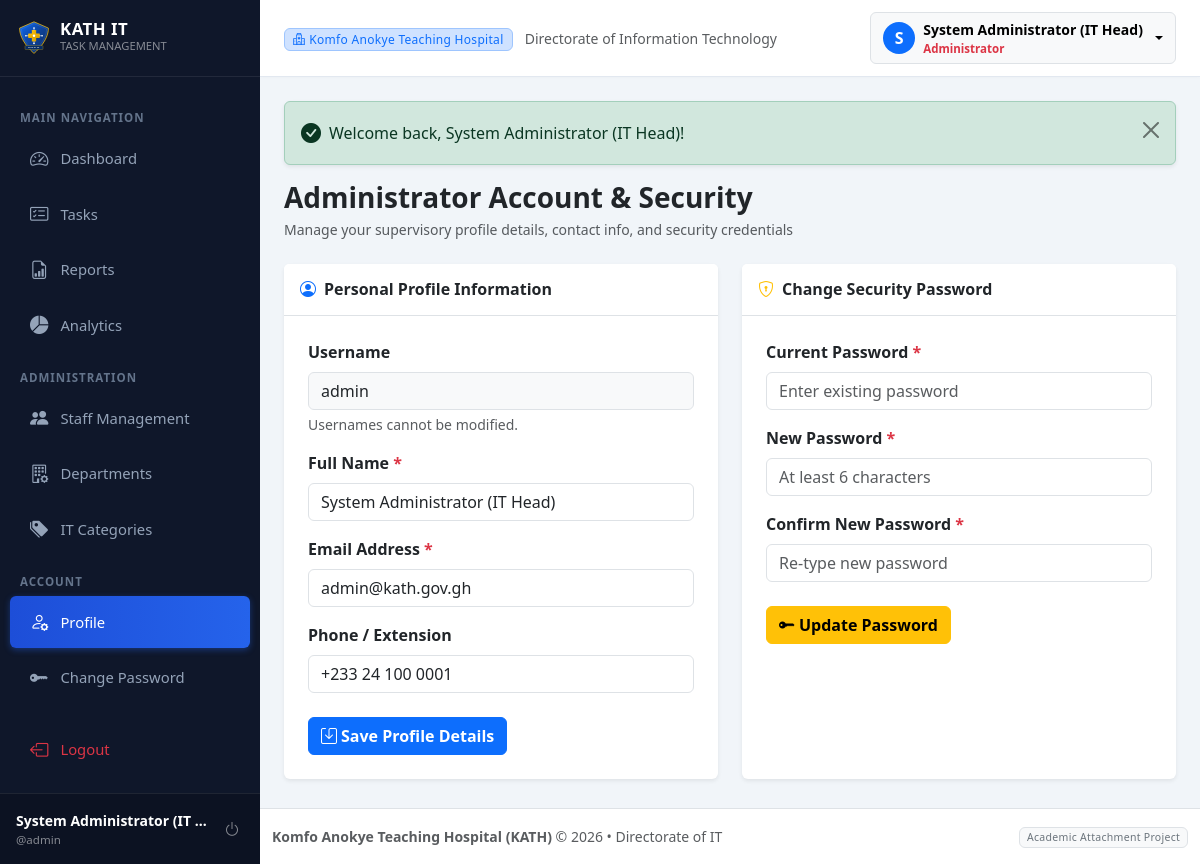
Screenshot of /admin/profile.php (signed in) with the database file from the repository.
### tables this page shows
CREATE TABLE IF NOT EXISTS `users` (
    `id` INT AUTO_INCREMENT PRIMARY KEY,
    `full_name` VARCHAR(150) NOT NULL,
    `username` VARCHAR(60) NOT NULL UNIQUE,
    `email` VARCHAR(150) NOT NULL UNIQUE,
    `phone` VARCHAR(30) NULL,
    `password` VARCHAR(255) NOT NULL,
    `role` ENUM('admin', 'staff') NOT NULL DEFAULT 'staff',
    `department_id` INT NULL,
    `status` ENUM('active', 'inactive') NOT NULL DEFAULT 'active',
    `created_at` TIMESTAMP DEFAULT CURRENT_TIMESTAMP,
    `updated_at` TIMESTAMP DEFAULT CURRENT_TIMESTAMP ON UPDATE CURRENT_TIMESTAMP,
    CONSTRAINT `fk_users_department` FOREIGN KEY (`department_id`) 
        REFERENCES `departments`(`id`) ON DELETE SET NULL ON UPDATE CASCADE
);

### includes/auth.php (called while the page is built, shortened)
<?php
require_once __DIR__ . '/../config/database.php';
require_once __DIR__ . '/functions.php';
if ($pdo) {
    try {
        $stmt = $pdo->prepare("SELECT id, full_name, username, email, phone, role, department_id, status FROM users WHERE id = :id LIMIT 1");
        $stmt->execute([':id' => $_SESSION['user']['id']]);
    } catch (PDOException $e) {
    }
}

### includes/admin_auth.php (called while the page is built, shortened)
<?php
require_once __DIR__ . '/auth.php';

### admin/profile.php (the view, shortened to what this page needs)
<?php
require_once __DIR__ . '/../includes/admin_auth.php';
$userId = (int)$_SESSION['user']['id'];
$stmt = $pdo->prepare("SELECT * FROM users WHERE id = :id LIMIT 1");
$stmt->execute([':id' => $userId]);
$adminUser = $stmt->fetch();
include __DIR__ . '/../includes/header.php';
?>
<div class="d-flex justify-content-between align-items-center mb-4">
    <div>
        <h3 class="fw-bold mb-1 text-dark">Administrator Account &amp; Security</h3>
        <p class="text-muted mb-0 small">Manage your supervisory profile details, contact info, and security credentials</p>
    </div>
</div>
<div class="row g-4">
    <div class="col-lg-6">
        <div class="card shadow-sm border-0 h-100">
            <div class="card-header bg-white py-3 border-bottom">
                <h6 class="mb-0 fw-bold text-dark"><i class="bi bi-person-circle text-primary me-2"></i>Personal Profile Information</h6>
            </div>
            <div class="card-body p-4">
                <form action="profile.php" method="POST">
                    <div class="mb-3">
                        <label class="form-label fw-semibold">Username</label>
                        <input type="text" class="form-control bg-light" value="<?= h($adminUser['username']) ?>" disabled>
                        <div class="form-text small text-muted">Usernames cannot be modified.</div>
                    </div>
                    <div class="mb-3">
                        <label for="full_name" class="form-label fw-semibold">Full Name <span class="text-danger">*</span></label>
                        <input type="text" class="form-control" name="full_name" id="full_name" value="<?= h($adminUser['full_name']) ?>" required>
                    </div>
                    <div class="mb-3">
                        <label for="email" class="form-label fw-semibold">Email Address <span class="text-danger">*</span></label>
                        <input type="email" class="form-control" name="email" id="email" value="<?= h($adminUser['email']) ?>" required>
                    </div>
                    <div class="mb-4">
                        <label for="phone" class="form-label fw-semibold">Phone / Extension</label>
                        <input type="text" class="form-control" name="phone" id="phone" value="<?= h($adminUser['phone']) ?>">
                    </div>
                    <button type="submit" class="btn btn-primary fw-semibold">
                        <i class="bi bi-save me-1"></i>Save Profile Details
                    </button>
                </form>
            </div>
        </div>
    </div>
    <div class="col-lg-6">
        <div class="card shadow-sm border-0 h-100" id="password">
            <div class="card-header bg-white py-3 border-bottom">
                <h6 class="mb-0 fw-bold text-dark"><i class="bi bi-shield-lock text-warning me-2"></i>Change Security Password</h6>
            </div>
            <div class="card-body p-4">
                <form action="profile.php#password" method="POST">
                    <div class="mb-3">
                        <label for="current_password" class="form-label fw-semibold">Current Password <span class="text-danger">*</span></label>
                        <input type="password" class="form-control" name="current_password" id="current_password" placeholder="Enter existing password" required>
                    </div>
                    <div class="mb-3">
                        <label for="new_password" class="form-label fw-semibold">New Password <span class="text-danger">*</span></label>
                        <input type="password" class="form-control" name="new_password" id="new_password" placeholder="At least 6 characters" minlength="6" required>
                    </div>
                    <div class="mb-4">
                        <label for="confirm_password" class="form-label fw-semibold">Confirm New Password <span class="text-danger">*</span></label>
                        <input type="password" class="form-control" name="confirm_password" id="confirm_password" placeholder="Re-type new password" minlength="6" required>
                    </div>
                    <button type="submit" class="btn btn-warning fw-semibold">
                        <i class="bi bi-key-fill me-1"></i>Update Password
                    </button>
                </form>
            </div>
        </div>
    </div>
</div>
<?php include __DIR__ . '/../includes/footer.php'; ?>

### includes/header.php (shortened to what this page needs)
<!DOCTYPE html>
<html lang="en">
<head>
    <link href="https://cdn.jsdelivr.net/npm/bootstrap@5.3.2/dist/css/bootstrap.min.css" rel="stylesheet">
    <link rel="stylesheet" href="https://cdn.jsdelivr.net/npm/bootstrap-icons@1.11.3/font/bootstrap-icons.min.css">
    <link rel="stylesheet" href="<?= BASE_URL ?>assets/css/style.css">
</head>
<body>
    <div class="wrapper">
        <?php include __DIR__ . '/sidebar.php'; ?>
        <div class="main-content">
            <nav class="top-navbar d-flex align-items-center justify-content-between">
                <div class="d-flex align-items-center">
                    <div class="d-none d-sm-block">
                        <span class="badge bg-primary-subtle text-primary border border-primary-subtle px-2 py-1 me-2">
                            <i class="bi bi-hospital me-1"></i>Komfo Anokye Teaching Hospital
                        </span>
                        <span class="text-muted small">Directorate of Information Technology</span>
                    </div>
                </div>
                <div class="d-flex align-items-center gap-3">
                    <?php if ($user): ?>
                        <div class="dropdown">
                            <button class="btn btn-light dropdown-toggle d-flex align-items-center gap-2 border" type="button" data-bs-toggle="dropdown" aria-expanded="false">
                                <div class="bg-primary text-white rounded-circle d-flex align-items-center justify-content-center" style="width: 32px; height: 32px; font-weight: 600;">
                                    <?= strtoupper(substr($user['full_name'] ?? 'U', 0, 1)) ?>
                                </div>
                                <div class="text-start d-none d-md-block">
                                    <div class="fw-semibold small leading-tight"><?= h($user['full_name']) ?></div>
                                    <div class="text-muted" style="font-size: 0.72rem;">
                                        <?= $user['role'] === 'admin' ? '<span class="text-danger fw-bold">Administrator</span>' : '<span class="text-primary">IT Support Staff</span>' ?>
                                    </div>
                                </div>
                            </button>
                        </div>
                    <?php endif; ?>
                </div>
            </nav>
            <div class="container-fluid p-4">

### includes/sidebar.php (shortened to what this page needs)
<?php
$user = current_user();
$currentScript = basename($_SERVER['SCRIPT_NAME'] ?? '');
$isAdmin = is_admin();
?>
<aside class="sidebar">
    <a href="<?= BASE_URL ?><?= $isAdmin ? 'admin/dashboard.php' : 'staff/dashboard.php' ?>" class="sidebar-brand text-decoration-none">
        <img src="<?= BASE_URL ?>assets/images/kath-badge.svg" alt="KATH Badge" width="36" height="36" class="me-2">
        <div class="d-flex flex-column">
            <span class="lh-1 text-white" style="font-size: 1.05rem; letter-spacing: 0.5px;">KATH IT</span>
            <span class="text-white-50" style="font-size: 0.7rem; font-weight: 400;">TASK MANAGEMENT</span>
        </div>
    </a>
    <div class="nav flex-column py-3 flex-grow-1 overflow-auto">
        <?php if ($isAdmin): ?>
            <div class="sidebar-heading">Main Navigation</div>
            <a href="<?= BASE_URL ?>admin/dashboard.php" class="nav-link <?= $currentScript === 'dashboard.php' ? 'active' : '' ?>">
                <i class="bi bi-speedometer2"></i>
                <span>Dashboard</span>
            </a>
            <a href="<?= BASE_URL ?>admin/tasks.php" class="nav-link <?= in_array($currentScript, ['tasks.php', 'task_view.php', 'task_edit.php']) ? 'active' : '' ?>">
                <i class="bi bi-card-checklist"></i>
                <span>Tasks</span>
            </a>
            <a href="<?= BASE_URL ?>admin/reports.php" class="nav-link <?= $currentScript === 'reports.php' ? 'active' : '' ?>">
                <i class="bi bi-file-earmark-bar-graph"></i>
                <span>Reports</span>
            </a>
            <a href="<?= BASE_URL ?>admin/analytics.php" class="nav-link <?= $currentScript === 'analytics.php' ? 'active' : '' ?>">
                <i class="bi bi-pie-chart-fill"></i>
                <span>Analytics</span>
            </a>
            <div class="sidebar-heading">Administration</div>
            <a href="<?= BASE_URL ?>admin/users.php" class="nav-link <?= in_array($currentScript, ['users.php', 'user_add.php', 'user_edit.php']) ? 'active' : '' ?>">
                <i class="bi bi-people-fill"></i>
                <span>Staff Management</span>
            </a>
            <a href="<?= BASE_URL ?>admin/departments.php" class="nav-link <?= $currentScript === 'departments.php' ? 'active' : '' ?>">
                <i class="bi bi-building-gear"></i>
                <span>Departments</span>
            </a>
            <a href="<?= BASE_URL ?>admin/categories.php" class="nav-link <?= $currentScript === 'categories.php' ? 'active' : '' ?>">
                <i class="bi bi-tags-fill"></i>
                <span>IT Categories</span>
            </a>
            <div class="sidebar-heading">Account</div>
            <a href="<?= BASE_URL ?>admin/profile.php" class="nav-link <?= $currentScript === 'profile.php' ? 'active' : '' ?>">
                <i class="bi bi-person-gear"></i>
                <span>Profile</span>
            </a>
            <a href="<?= BASE_URL ?>admin/profile.php#password" class="nav-link">
                <i class="bi bi-key-fill"></i>
                <span>Change Password</span>
            </a>
        <?php endif; ?>
        <div class="mt-auto pt-3">
            <a href="<?= BASE_URL ?>logout.php" class="nav-link text-danger">
                <i class="bi bi-box-arrow-left"></i>
                <span>Logout</span>
            </a>
        </div>
    </div>
    <?php if ($user): ?>
        <div class="sidebar-user d-flex align-items-center">
            <div class="flex-grow-1 overflow-hidden me-2">
                <div class="text-white text-truncate small fw-bold"><?= h($user['full_name']) ?></div>
                <div class="text-white-50 text-truncate" style="font-size: 0.72rem;">@<?= h($user['username']) ?></div>
            </div>
            <a href="<?= BASE_URL ?>logout.php" class="btn btn-sm btn-outline-secondary text-white-50 border-0 p-1" title="Sign Out">
                <i class="bi bi-power fs-6"></i>
            </a>
        </div>
    <?php endif; ?>
</aside>

### assets/css/style.css (style rules this page uses)
:root { --primary-color: #0d47a1; --primary-hover: #083478; --primary-light: #e8f0fe; --secondary-color: #1976d2; --accent-color: #0288d1; --kath-gold: #f59e0b; --dark-navy: #0a192f; --sidebar-bg: #0f172a; --sidebar-color: #94a3b8; --sidebar-hover: #ffffff; --sidebar-active-bg: #1e293b; --card-shadow: 0 4px 12px rgba(0, 0, 0, 0.05); --border-color: #e2e8f0; }
body { font-family: 'Segoe UI', system-ui, -apple-system, BlinkMacSystemFont, Roboto, sans-serif; background-color: #f8fafc; color: #1e293b; min-height: 100vh; display: flex; flex-direction: column; }
.wrapper { display: flex; width: 100%; align-items: stretch; flex: 1; }
.sidebar { min-width: 260px; max-width: 260px; background: var(--sidebar-bg); color: var(--sidebar-color); transition: all 0.3s ease; z-index: 1040; display: flex; flex-direction: column; }
.sidebar .sidebar-brand { padding: 1.25rem 1rem; font-size: 1.1rem; font-weight: 700; color: #ffffff; display: flex; align-items: center; border-bottom: 1px solid rgba(255, 255, 255, 0.08); }
.sidebar .nav-link { color: var(--sidebar-color); padding: 0.75rem 1.25rem; font-size: 0.925rem; font-weight: 500; display: flex; align-items: center; border-radius: 6px; margin: 2px 10px; transition: all 0.2s ease; }
.sidebar .nav-link i { font-size: 1.15rem; margin-right: 0.75rem; }
.sidebar .nav-link.active { color: #ffffff; background: linear-gradient(90deg, #1d4ed8 0%, #2563eb 100%); box-shadow: 0 2px 6px rgba(37, 99, 235, 0.4); }
.sidebar-heading { text-transform: uppercase; font-size: 0.72rem; letter-spacing: 1px; padding: 1rem 1.25rem 0.25rem; color: #64748b; font-weight: 700; }
.sidebar-user { padding: 1rem; border-top: 1px solid rgba(255, 255, 255, 0.08); background: rgba(0, 0, 0, 0.2); }
.main-content { flex: 1; min-width: 0; display: flex; flex-direction: column; background-color: #f1f5f9; }
.top-navbar { background: #ffffff; border-bottom: 1px solid var(--border-color); padding: 0.75rem 1.5rem; box-shadow: 0 1px 3px rgba(0,0,0,0.02); }
.badge { font-weight: 500; letter-spacing: 0.3px; padding: 0.4em 0.65em; }

### rows the page displays
users: full_name "System Administrator (IT…", username "admin", full_name "S", full_name "System Administrator (IT Head)", email "admin@kath.gov.gh", phone "+233 24 100 0001"

### other values shown
$message "Welcome back, System Administrator (IT Head)!"
